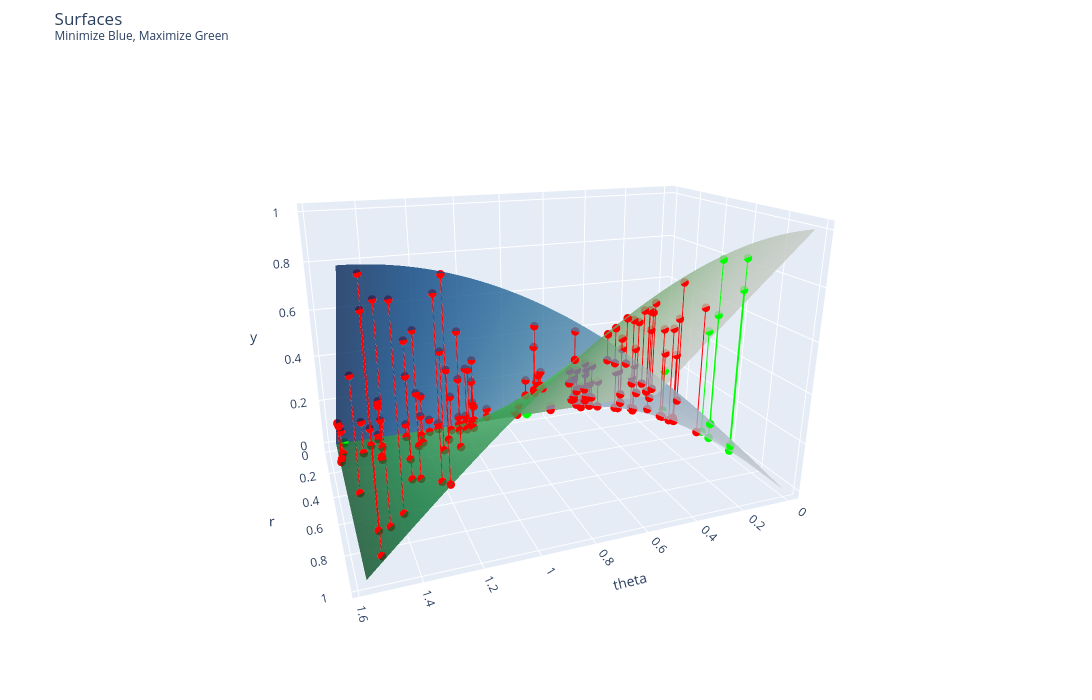

Notebook cell for this chart:
### Markdown cell above
### Plot Results

Repeat the interactive plot of the setup from above by overlaying the trials: use green to denote an optimal trial, and red for other trials.

### Code cell
fig=go.Figure()
fig.add_trace(go.Surface(x = R, y = blue, z = THETA, showscale = False, opacity = 0.8, colorscale='blues'))
fig.add_trace(go.Surface(x = R, y = green, z = THETA, showscale = False, opacity = 0.8, colorscale='greens'))

# plot non optimal trials as red dots
try_r = [x.parameters[0].value for x in trials.trials if x.name not in optimal_trial_names]
try_theta = [x.parameters[1].value for x in trials.trials if x.name not in optimal_trial_names]
try_blue = [x.final_measurement.metrics[0].value for x in trials.trials if x.name not in optimal_trial_names]
try_green = [x.final_measurement.metrics[1].value for x in trials.trials if x.name not in optimal_trial_names]
for i, j, k, h in zip(try_r, try_theta, try_blue, try_green):
    fig.add_trace(go.Scatter3d(x = [i, i], y = [k, h], z = [j, j], mode = 'lines+markers', line = dict(color = "#ff0000"), marker = dict(size = 5)))

# plot optimal trials as green dots
try_r = [x.parameters[0].value for x in optimal_trials.optimal_trials]
try_theta = [x.parameters[1].value for x in optimal_trials.optimal_trials]
try_blue = [x.final_measurement.metrics[0].value for x in optimal_trials.optimal_trials]
try_green = [x.final_measurement.metrics[1].value for x in optimal_trials.optimal_trials]
for i, j, k, h in zip(try_r, try_theta, try_blue, try_green):
    fig.add_trace(go.Scatter3d(x = [i, i], y = [k, h], z = [j, j], mode = 'lines+markers', line = dict(color = "#00ff00"), marker = dict(size = 5)))    

fig.update_layout(
    title_text = "Surfaces <br><sup>Minimize Blue, Maximize Green</sup>",
    showlegend = False,
    scene =  dict(
        xaxis_title = 'r',
        yaxis_title = 'y',
        zaxis_title = 'theta'
    ),
    autosize = False,
    height = 700,
    width = 1200,
    margin = dict(r = 10, l = 10, b = 50, t = 50),
    scene_camera = dict(
        up = dict(x = 0, y = 1, z = 0), # change from z=1 to y=1
        center = dict(x = 0, y = 0, z = 0),
        eye = dict(x = 2, y = .75, z = 0.75) # default is 1.25 for all
    )
)
fig.show()

### Figure 1 — Plotly figure (JSON) as saved in the notebook; plotly's stock layout.template omitted (floating-point values rounded to 4 significant figures; data arrays with more than 128 entries replaced by an {"elided": "..."} marker saying what was removed)
{"data": [{"colorscale": [[0, "rgb(247,251,255)"], [0.125, "rgb(222,235,247)"], [0.25, "rgb(198,219,239)"], [0.375, "rgb(158,202,225)"], [0.5, "rgb(107,174,214)"], [0.625, "rgb(66,146,198)"], [0.75, "rgb(33,113,181)"], [0.875, "rgb(8,81,156)"], [1, "rgb(8,48,107)"]], "opacity": 0.8, "showscale": false, "type": "surface", "x": {"elided": "100x100 float values"}, "y": {"elided": "100x100 float values"}, "z": {"elided": "100x100 float values"}}, {"colorscale": [[0, "rgb(247,252,245)"], [0.125, "rgb(229,245,224)"], [0.25, "rgb(199,233,192)"], [0.375, "rgb(161,217,155)"], [0.5, "rgb(116,196,118)"], [0.625, "rgb(65,171,93)"], [0.75, "rgb(35,139,69)"], [0.875, "rgb(0,109,44)"], [1, "rgb(0,68,27)"]], "opacity": 0.8, "showscale": false, "type": "surface", "x": {"elided": "100x100 float values"}, "y": {"elided": "100x100 float values"}, "z": {"elided": "100x100 float values"}}, {"line": {"color": "#ff0000"}, "marker": {"size": 5}, "mode": "lines+markers", "type": "scatter3d", "x": [0.4943, 0.4943], "y": [0.4938, 0.0217], "z": [1.527, 1.527]}, {"line": {"color": "#ff0000"}, "marker": {"size": 5}, "mode": "lines+markers", "type": "scatter3d", "x": [0.8894, 0.8894], "y": [0.4528, 0.7655], "z": [0.5342, 0.5342]}, {"line": {"color": "#ff0000"}, "marker": {"size": 5}, "mode": "lines+markers", "type": "scatter3d", "x": [0.6091, 0.6091], "y": [0.4571, 0.4025], "z": [0.8489, 0.8489]}, {"line": {"color": "#ff0000"}, "marker": {"size": 5}, "mode": "lines+markers", "type": "scatter3d", "x": [0.1038, 0.1038], "y": [0.1038, 0.001912], "z": [1.552, 1.552]}, {"line": {"color": "#ff0000"}, "marker": {"size": 5}, "mode": "lines+markers", "type": "scatter3d", "x": [0.5128, 0.5128], "y": [0.3145, 0.405], "z": [0.6603, 0.6603]}, {"line": {"color": "#ff0000"}, "marker": {"size": 5}, "mode": "lines+markers", "type": "scatter3d", "x": [0.5125, 0.5125], "y": [0.3785, 0.3456], "z": [0.8309, 0.8309]}, {"line": {"color": "#ff0000"}, "marker": {"size": 5}, "mode": "lines+markers", "type": "scatter3d", "x": [0.637, 0.637], "y": [0.1779, 0.6117], "z": [0.2831, 0.2831]}, {"line": {"color": "#ff0000"}, "marker": {"size": 5}, "mode": "lines+markers", "type": "scatter3d", "x": [0.5267, 0.5267], "y": [0.4709, 0.2359], "z": [1.106, 1.106]}, {"line": {"color": "#ff0000"}, "marker": {"size": 5}, "mode": "lines+markers", "type": "scatter3d", "x": [0.0937, 0.0937], "y": [0.04144, 0.08404], "z": [0.4581, 0.4581]}, {"line": {"color": "#ff0000"}, "marker": {"size": 5}, "mode": "lines+markers", "type": "scatter3d", "x": [0.2574, 0.2574], "y": [0.1116, 0.2319], "z": [0.4486, 0.4486]}, {"line": {"color": "#ff0000"}, "marker": {"size": 5}, "mode": "lines+markers", "type": "scatter3d", "x": [0.2897, 0.2897], "y": [0.2861, 0.0453], "z": [1.414, 1.414]}, {"line": {"color": "#ff0000"}, "marker": {"size": 5}, "mode": "lines+markers", "type": "scatter3d", "x": [0.8856, 0.8856], "y": [0.7308, 0.5003], "z": [0.9705, 0.9705]}, {"line": {"color": "#ff0000"}, "marker": {"size": 5}, "mode": "lines+markers", "type": "scatter3d", "x": [0.2104, 0.2104], "y": [0.1778, 0.1124], "z": [1.007, 1.007]}, {"line": {"color": "#ff0000"}, "marker": {"size": 5}, "mode": "lines+markers", "type": "scatter3d", "x": [0.6256, 0.6256], "y": [0.2436, 0.5762], "z": [0.4, 0.4]}, {"line": {"color": "#ff0000"}, "marker": {"size": 5}, "mode": "lines+markers", "type": "scatter3d", "x": [0.3678, 0.3678], "y": [0.2142, 0.299], "z": [0.6216, 0.6216]}, {"line": {"color": "#ff0000"}, "marker": {"size": 5}, "mode": "lines+markers", "type": "scatter3d", "x": [0.306, 0.306], "y": [0.3022, 0.04777], "z": [1.414, 1.414]}, {"line": {"color": "#ff0000"}, "marker": {"size": 5}, "mode": "lines+markers", "type": "scatter3d", "x": [0.5786, 0.5786], "y": [0.433, 0.3838], "z": [0.8456, 0.8456]}, {"line": {"color": "#ff0000"}, "marker": {"size": 5}, "mode": "lines+markers", "type": "scatter3d", "x": [0.8668, 0.8668], "y": [0.8572, 0.1286], "z": [1.422, 1.422]}, {"line": {"color": "#ff0000"}, "marker": {"size": 5}, "mode": "lines+markers", "type": "scatter3d", "x": [0.3098, 0.3098], "y": [0.2801, 0.1325], "z": [1.129, 1.129]}, {"line": {"color": "#ff0000"}, "marker": {"size": 5}, "mode": "lines+markers", "type": "scatter3d", "x": [0.5409, 0.5409], "y": [0.2493, 0.48], "z": [0.4789, 0.4789]}, {"line": {"color": "#ff0000"}, "marker": {"size": 5}, "mode": "lines+markers", "type": "scatter3d", "x": [0.1076, 0.1076], "y": [0.09162, 0.05637], "z": [1.019, 1.019]}, {"line": {"color": "#ff0000"}, "marker": {"size": 5}, "mode": "lines+markers", "type": "scatter3d", "x": [0.05491, 0.05491], "y": [0.04971, 0.02333], "z": [1.132, 1.132]}, {"line": {"color": "#ff0000"}, "marker": {"size": 5}, "mode": "lines+markers", "type": "scatter3d", "x": [0.3325, 0.3325], "y": [0.1017, 0.3166], "z": [0.311, 0.311]}, {"line": {"color": "#ff0000"}, "marker": {"size": 5}, "mode": "lines+markers", "type": "scatter3d", "x": [0.3442, 0.3442], "y": [0.03728, 0.3422], "z": [0.1085, 0.1085]}, {"line": {"color": "#ff0000"}, "marker": {"size": 5}, "mode": "lines+markers", "type": "scatter3d", "x": [0.5689, 0.5689], "y": [0.1486, 0.5491], "z": [0.2644, 0.2644]}, {"line": {"color": "#ff0000"}, "marker": {"size": 5}, "mode": "lines+markers", "type": "scatter3d", "x": [0.9089, 0.9089], "y": [0.8752, 0.245], "z": [1.298, 1.298]}, {"line": {"color": "#ff0000"}, "marker": {"size": 5}, "mode": "lines+markers", "type": "scatter3d", "x": [0.214, 0.214], "y": [0.05466, 0.2069], "z": [0.2583, 0.2583]}, {"line": {"color": "#ff0000"}, "marker": {"size": 5}, "mode": "lines+markers", "type": "scatter3d", "x": [0.4677, 0.4677], "y": [0.4538, 0.1129], "z": [1.327, 1.327]}, {"line": {"color": "#ff0000"}, "marker": {"size": 5}, "mode": "lines+markers", "type": "scatter3d", "x": [0.03836, 0.03836], "y": [0.02631, 0.02792], "z": [0.7558, 0.7558]}, {"line": {"color": "#ff0000"}, "marker": {"size": 5}, "mode": "lines+markers", "type": "scatter3d", "x": [0.732, 0.732], "y": [0.7119, 0.1703], "z": [1.336, 1.336]}, {"line": {"color": "#ff0000"}, "marker": {"size": 5}, "mode": "lines+markers", "type": "scatter3d", "x": [0.1032, 0.1032], "y": [0.0895, 0.05142], "z": [1.049, 1.049]}, {"line": {"color": "#ff0000"}, "marker": {"size": 5}, "mode": "lines+markers", "type": "scatter3d", "x": [0.9537, 0.9537], "y": [0.7207, 0.6246], "z": [0.8567, 0.8567]}, {"line": {"color": "#ff0000"}, "marker": {"size": 5}, "mode": "lines+markers", "type": "scatter3d", "x": [0.8365, 0.8365], "y": [0.4202, 0.7233], "z": [0.5263, 0.5263]}, {"line": {"color": "#ff0000"}, "marker": {"size": 5}, "mode": "lines+markers", "type": "scatter3d", "x": [0.8231, 0.8231], "y": [0.8213, 0.05539], "z": [1.503, 1.503]}, {"line": {"color": "#ff0000"}, "marker": {"size": 5}, "mode": "lines+markers", "type": "scatter3d", "x": [0.3985, 0.3985], "y": [0.216, 0.3349], "z": [0.5728, 0.5728]}, {"line": {"color": "#ff0000"}, "marker": {"size": 5}, "mode": "lines+markers", "type": "scatter3d", "x": [0.943, 0.943], "y": [0.5833, 0.741], "z": [0.6669, 0.6669]}, {"line": {"color": "#ff0000"}, "marker": {"size": 5}, "mode": "lines+markers", "type": "scatter3d", "x": [0.3769, 0.3769], "y": [0.06939, 0.3705], "z": [0.1852, 0.1852]}, {"line": {"color": "#ff0000"}, "marker": {"size": 5}, "mode": "lines+markers", "type": "scatter3d", "x": [0.9678, 0.9678], "y": [0.9662, 0.05399], "z": [1.515, 1.515]}, {"line": {"color": "#ff0000"}, "marker": {"size": 5}, "mode": "lines+markers", "type": "scatter3d", "x": [0.9893, 0.9893], "y": [0.95, 0.276], "z": [1.288, 1.288]}, {"line": {"color": "#ff0000"}, "marker": {"size": 5}, "mode": "lines+markers", "type": "scatter3d", "x": [0.06926, 0.06926], "y": [0.03917, 0.05711], "z": [0.6011, 0.6011]}, {"line": {"color": "#ff0000"}, "marker": {"size": 5}, "mode": "lines+markers", "type": "scatter3d", "x": [0.1109, 0.1109], "y": [0.07899, 0.07789], "z": [0.7924, 0.7924]}, {"line": {"color": "#ff0000"}, "marker": {"size": 5}, "mode": "lines+markers", "type": "scatter3d", "x": [0.5083, 0.5083], "y": [0.3896, 0.3265], "z": [0.8733, 0.8733]}, {"line": {"color": "#ff0000"}, "marker": {"size": 5}, "mode": "lines+markers", "type": "scatter3d", "x": [0.9398, 0.9398], "y": [0.4169, 0.8423], "z": [0.4596, 0.4596]}, {"line": {"color": "#ff0000"}, "marker": {"size": 5}, "mode": "lines+markers", "type": "scatter3d", "x": [0.8669, 0.8669], "y": [0.8624, 0.08865], "z": [1.468, 1.468]}, {"line": {"color": "#ff0000"}, "marker": {"size": 5}, "mode": "lines+markers", "type": "scatter3d", "x": [0.1524, 0.1524], "y": [0.1524, 0.001479], "z": [1.561, 1.561]}, {"line": {"color": "#ff0000"}, "marker": {"size": 5}, "mode": "lines+markers", "type": "scatter3d", "x": [0.09197, 0.09197], "y": [0.09109, 0.01266], "z": [1.433, 1.433]}, {"line": {"color": "#ff0000"}, "marker": {"size": 5}, "mode": "lines+markers", "type": "scatter3d", "x": [0.2712, 0.2712], "y": [0.1284, 0.2389], "z": [0.493, 0.493]}, {"line": {"color": "#ff0000"}, "marker": {"size": 5}, "mode": "lines+markers", "type": "scatter3d", "x": [0.4589, 0.4589], "y": [0.3242, 0.3248], "z": [0.7844, 0.7844]}, {"line": {"color": "#ff0000"}, "marker": {"size": 5}, "mode": "lines+markers", "type": "scatter3d", "x": [0.7491, 0.7491], "y": [0.6966, 0.2755], "z": [1.194, 1.194]}, {"line": {"color": "#ff0000"}, "marker": {"size": 5}, "mode": "lines+markers", "type": "scatter3d", "x": [0.2414, 0.2414], "y": [0.1758, 0.1654], "z": [0.8161, 0.8161]}, {"line": {"color": "#ff0000"}, "marker": {"size": 5}, "mode": "lines+markers", "type": "scatter3d", "x": [0.5938, 0.5938], "y": [0.531, 0.2656], "z": [1.107, 1.107]}, {"line": {"color": "#ff0000"}, "marker": {"size": 5}, "mode": "lines+markers", "type": "scatter3d", "x": [0.6673, 0.6673], "y": [0.3455, 0.5709], "z": [0.5442, 0.5442]}, {"line": {"color": "#ff0000"}, "marker": {"size": 5}, "mode": "lines+markers", "type": "scatter3d", "x": [0.1504, 0.1504], "y": [0.1415, 0.05097], "z": [1.225, 1.225]}, {"line": {"color": "#ff0000"}, "marker": {"size": 5}, "mode": "lines+markers", "type": "scatter3d", "x": [0.3095, 0.3095], "y": [0.1172, 0.2865], "z": [0.3884, 0.3884]}, {"line": {"color": "#ff0000"}, "marker": {"size": 5}, "mode": "lines+markers", "type": "scatter3d", "x": [0.5655, 0.5655], "y": [0.3421, 0.4503], "z": [0.6497, 0.6497]}, {"line": {"color": "#ff0000"}, "marker": {"size": 5}, "mode": "lines+markers", "type": "scatter3d", "x": [0.4925, 0.4925], "y": [0.1886, 0.455], "z": [0.393, 0.393]}, {"line": {"color": "#ff0000"}, "marker": {"size": 5}, "mode": "lines+markers", "type": "scatter3d", "x": [0.4803, 0.4803], "y": [0.2634, 0.4016], "z": [0.5805, 0.5805]}, {"line": {"color": "#ff0000"}, "marker": {"size": 5}, "mode": "lines+markers", "type": "scatter3d", "x": [0.8937, 0.8937], "y": [0.5842, 0.6764], "z": [0.7124, 0.7124]}, {"line": {"color": "#ff0000"}, "marker": {"size": 5}, "mode": "lines+markers", "type": "scatter3d", "x": [0.5876, 0.5876], "y": [0.184, 0.5581], "z": [0.3185, 0.3185]}, {"line": {"color": "#ff0000"}, "marker": {"size": 5}, "mode": "lines+markers", "type": "scatter3d", "x": [0.2641, 0.2641], "y": [0.139, 0.2246], "z": [0.5542, 0.5542]}, {"line": {"color": "#ff0000"}, "marker": {"size": 5}, "mode": "lines+markers", "type": "scatter3d", "x": [0.9033, 0.9033], "y": [0.5736, 0.6978], "z": [0.688, 0.688]}, {"line": {"color": "#ff0000"}, "marker": {"size": 5}, "mode": "lines+markers", "type": "scatter3d", "x": [0.3201, 0.3201], "y": [0.3037, 0.1011], "z": [1.25, 1.25]}, {"line": {"color": "#ff0000"}, "marker": {"size": 5}, "mode": "lines+markers", "type": "scatter3d", "x": [0.3453, 0.3453], "y": [0.3299, 0.1017], "z": [1.272, 1.272]}, {"line": {"color": "#ff0000"}, "marker": {"size": 5}, "mode": "lines+markers", "type": "scatter3d", "x": [0.7952, 0.7952], "y": [0.3734, 0.7021], "z": [0.4888, 0.4888]}, {"line": {"color": "#ff0000"}, "marker": {"size": 5}, "mode": "lines+markers", "type": "scatter3d", "x": [0.8318, 0.8318], "y": [0.4584, 0.6941], "z": [0.5836, 0.5836]}, {"line": {"color": "#ff0000"}, "marker": {"size": 5}, "mode": "lines+markers", "type": "scatter3d", "x": [0.4733, 0.4733], "y": [0.2686, 0.3897], "z": [0.6035, 0.6035]}, {"line": {"color": "#ff0000"}, "marker": {"size": 5}, "mode": "lines+markers", "type": "scatter3d", "x": [0.2501, 0.2501], "y": [0.2134, 0.1303], "z": [1.023, 1.023]}, {"line": {"color": "#ff0000"}, "marker": {"size": 5}, "mode": "lines+markers", "type": "scatter3d", "x": [0.878, 0.878], "y": [0.4731, 0.7397], "z": [0.5691, 0.5691]}, {"line": {"color": "#ff0000"}, "marker": {"size": 5}, "mode": "lines+markers", "type": "scatter3d", "x": [0.08896, 0.08896], "y": [0.08524, 0.02545], "z": [1.281, 1.281]}, {"line": {"color": "#ff0000"}, "marker": {"size": 5}, "mode": "lines+markers", "type": "scatter3d", "x": [0.7698, 0.7698], "y": [0.6179, 0.4591], "z": [0.9318, 0.9318]}, {"line": {"color": "#ff0000"}, "marker": {"size": 5}, "mode": "lines+markers", "type": "scatter3d", "x": [0.1758, 0.1758], "y": [0.1758, 0.0008604], "z": [1.566, 1.566]}, {"line": {"color": "#ff0000"}, "marker": {"size": 5}, "mode": "lines+markers", "type": "scatter3d", "x": [0.1584, 0.1584], "y": [0.1576, 0.01561], "z": [1.472, 1.472]}, {"line": {"color": "#ff0000"}, "marker": {"size": 5}, "mode": "lines+markers", "type": "scatter3d", "x": [0.387, 0.387], "y": [0.2245, 0.3152], "z": [0.6189, 0.6189]}, {"line": {"color": "#ff0000"}, "marker": {"size": 5}, "mode": "lines+markers", "type": "scatter3d", "x": [0.173, 0.173], "y": [0.1396, 0.1021], "z": [0.9393, 0.9393]}, {"line": {"color": "#ff0000"}, "marker": {"size": 5}, "mode": "lines+markers", "type": "scatter3d", "x": [0.7677, 0.7677], "y": [0.3877, 0.6626], "z": [0.5293, 0.5293]}, {"line": {"color": "#ff0000"}, "marker": {"size": 5}, "mode": "lines+markers", "type": "scatter3d", "x": [0.44, 0.44], "y": [0.3863, 0.2105], "z": [1.072, 1.072]}, {"line": {"color": "#ff0000"}, "marker": {"size": 5}, "mode": "lines+markers", "type": "scatter3d", "x": [0.5796, 0.5796], "y": [0.3825, 0.4355], "z": [0.7207, 0.7207]}, {"line": {"color": "#ff0000"}, "marker": {"size": 5}, "mode": "lines+markers", "type": "scatter3d", "x": [0.4273, 0.4273], "y": [0.2539, 0.3437], "z": [0.6363, 0.6363]}, {"line": {"color": "#ff0000"}, "marker": {"size": 5}, "mode": "lines+markers", "type": "scatter3d", "x": [0.4527, 0.4527], "y": [0.4089, 0.1943], "z": [1.127, 1.127]}, {"line": {"color": "#ff0000"}, "marker": {"size": 5}, "mode": "lines+markers", "type": "scatter3d", "x": [0.6269, 0.6269], "y": [0.5905, 0.2107], "z": [1.228, 1.228]}, {"line": {"color": "#ff0000"}, "marker": {"size": 5}, "mode": "lines+markers", "type": "scatter3d", "x": [0.6771, 0.6771], "y": [0.6618, 0.1433], "z": [1.358, 1.358]}, {"line": {"color": "#ff0000"}, "marker": {"size": 5}, "mode": "lines+markers", "type": "scatter3d", "x": [0.2687, 0.2687], "y": [0.2653, 0.04264], "z": [1.411, 1.411]}, {"line": {"color": "#ff0000"}, "marker": {"size": 5}, "mode": "lines+markers", "type": "scatter3d", "x": [0.2546, 0.2546], "y": [0.1194, 0.2248], "z": [0.4884, 0.4884]}, {"line": {"color": "#ff0000"}, "marker": {"size": 5}, "mode": "lines+markers", "type": "scatter3d", "x": [0.5134, 0.5134], "y": [0.4756, 0.1934], "z": [1.185, 1.185]}, {"line": {"color": "#ff0000"}, "marker": {"size": 5}, "mode": "lines+markers", "type": "scatter3d", "x": [0.1054, 0.1054], "y": [0.09747, 0.04009], "z": [1.181, 1.181]}, {"line": {"color": "#ff0000"}, "marker": {"size": 5}, "mode": "lines+markers", "type": "scatter3d", "x": [0.6666, 0.6666], "y": [0.1254, 0.6547], "z": [0.1893, 0.1893]}, {"line": {"color": "#ff0000"}, "marker": {"size": 5}, "mode": "lines+markers", "type": "scatter3d", "x": [0.84, 0.84], "y": [0.4225, 0.7261], "z": [0.527, 0.527]}, {"line": {"color": "#ff0000"}, "marker": {"size": 5}, "mode": "lines+markers", "type": "scatter3d", "x": [0.1529, 0.1529], "y": [0.1505, 0.02702], "z": [1.393, 1.393]}, {"line": {"color": "#ff0000"}, "marker": {"size": 5}, "mode": "lines+markers", "type": "scatter3d", "x": [0.2491, 0.2491], "y": [0.1258, 0.215], "z": [0.5296, 0.5296]}, {"line": {"color": "#ff0000"}, "marker": {"size": 5}, "mode": "lines+markers", "type": "scatter3d", "x": [0.313, 0.313], "y": [0.1146, 0.2913], "z": [0.3747, 0.3747]}, {"line": {"color": "#ff0000"}, "marker": {"size": 5}, "mode": "lines+markers", "type": "scatter3d", "x": [0.5319, 0.5319], "y": [0.4781, 0.233], "z": [1.117, 1.117]}, {"line": {"color": "#ff0000"}, "marker": {"size": 5}, "mode": "lines+markers", "type": "scatter3d", "x": [0.02615, 0.02615], "y": [0.02573, 0.004637], "z": [1.393, 1.393]}, {"line": {"color": "#00ff00"}, "marker": {"size": 5}, "mode": "lines+markers", "type": "scatter3d", "x": [0.004068, 0.004068], "y": [0.004065, 0.0001408], "z": [1.536, 1.536]}, {"line": {"color": "#00ff00"}, "marker": {"size": 5}, "mode": "lines+markers", "type": "scatter3d", "x": [0.9194, 0.9194], "y": [0.1849, 0.9006], "z": [0.2025, 0.2025]}, {"line": {"color": "#00ff00"}, "marker": {"size": 5}, "mode": "lines+markers", "type": "scatter3d", "x": [0.9695, 0.9695], "y": [0.3183, 0.9158], "z": [0.3345, 0.3345]}, {"line": {"color": "#00ff00"}, "marker": {"size": 5}, "mode": "lines+markers", "type": "scatter3d", "x": [0.5957, 0.5957], "y": [0.04732, 0.5938], "z": [0.07952, 0.07952]}, {"line": {"color": "#00ff00"}, "marker": {"size": 5}, "mode": "lines+markers", "type": "scatter3d", "x": [0.2209, 0.2209], "y": [0.0203, 0.22], "z": [0.09201, 0.09201]}, {"line": {"color": "#00ff00"}, "marker": {"size": 5}, "mode": "lines+markers", "type": "scatter3d", "x": [0.49, 0.49], "y": [0.02309, 0.4895], "z": [0.04713, 0.04713]}, {"line": {"color": "#00ff00"}, "marker": {"size": 5}, "mode": "lines+markers", "type": "scatter3d", "x": [0.7324, 0.7324], "y": [0.05046, 0.7307], "z": [0.06895, 0.06895]}, {"line": {"color": "#00ff00"}, "marker": {"size": 5}, "mode": "lines+markers", "type": "scatter3d", "x": [0.02229, 0.02229], "y": [0.01441, 0.017], "z": [0.7034, 0.7034]}], "layout": {"autosize": false, "height": 700, "margin": {"b": 50, "l": 10, "r": 10, "t": 50}, "scene": {"aspectmode": "auto", "aspectratio": {"x": 0.8603, "y": 0.8603, "z": 1.351}, "camera": {"center": {"x": 0, "y": 0, "z": 0}, "eye": {"x": 2, "y": 0.75, "z": 0.75}, "up": {"x": 0, "y": 1, "z": 0}}, "xaxis": {"title": {"text": "r"}, "type": "linear"}, "yaxis": {"title": {"text": "y"}, "type": "linear"}, "zaxis": {"title": {"text": "theta"}, "type": "linear"}}, "showlegend": false, "title": {"text": "Surfaces <br><sup>Minimize Blue, Maximize Green</sup>"}, "width": 1200}}
